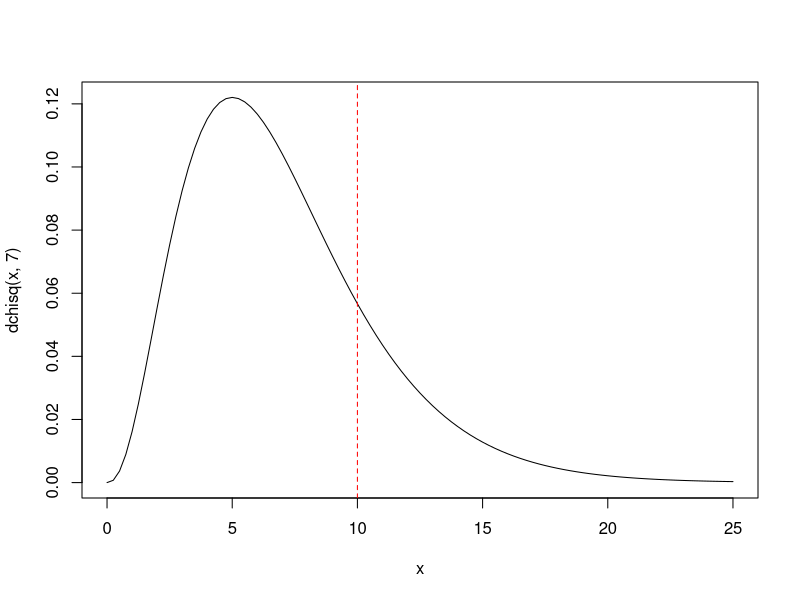
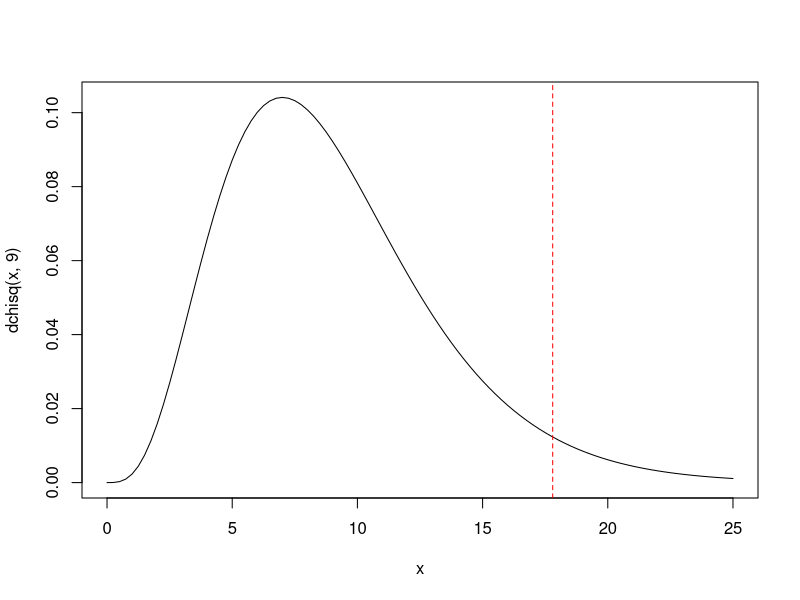
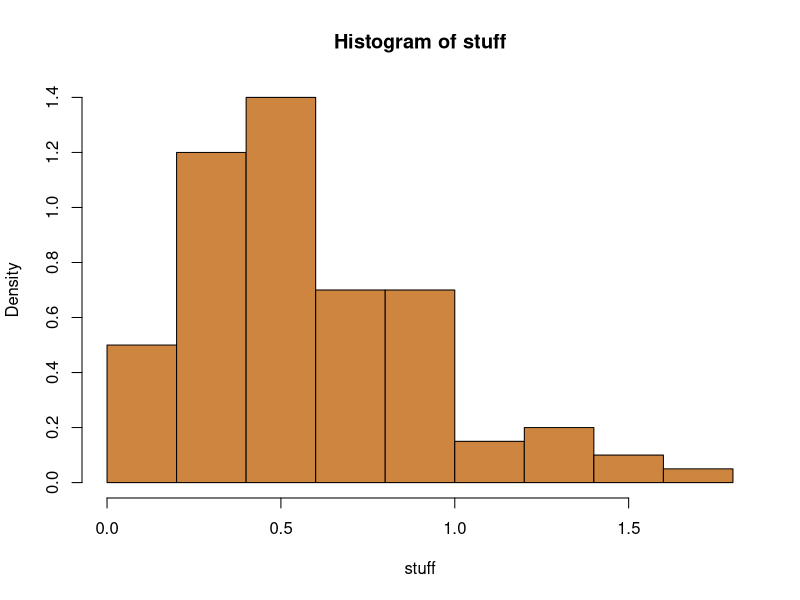
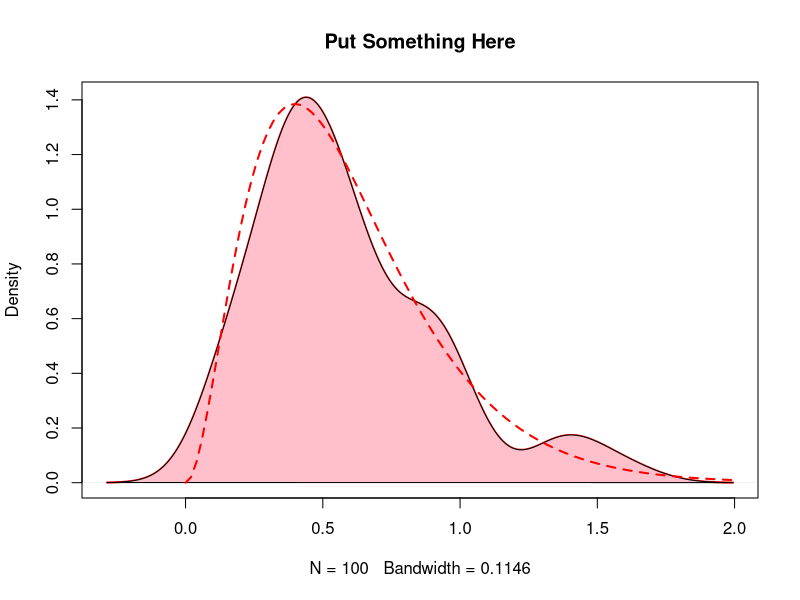
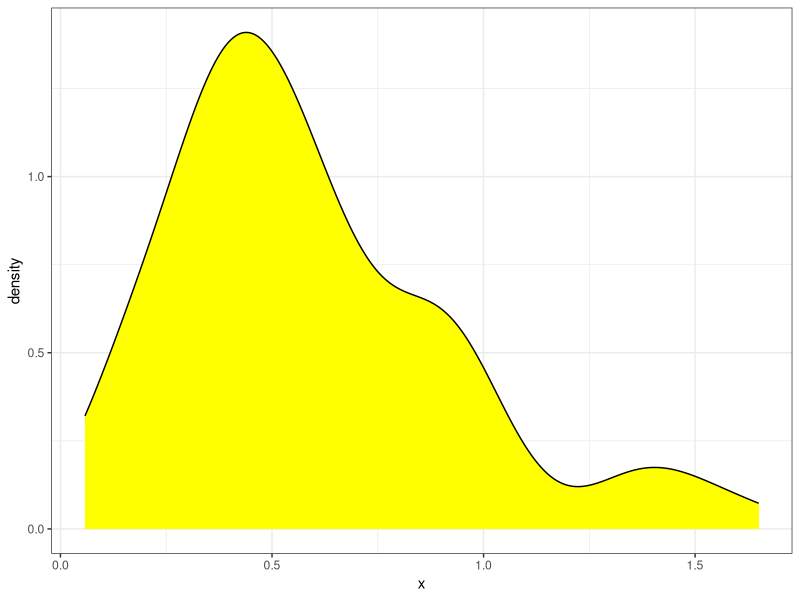
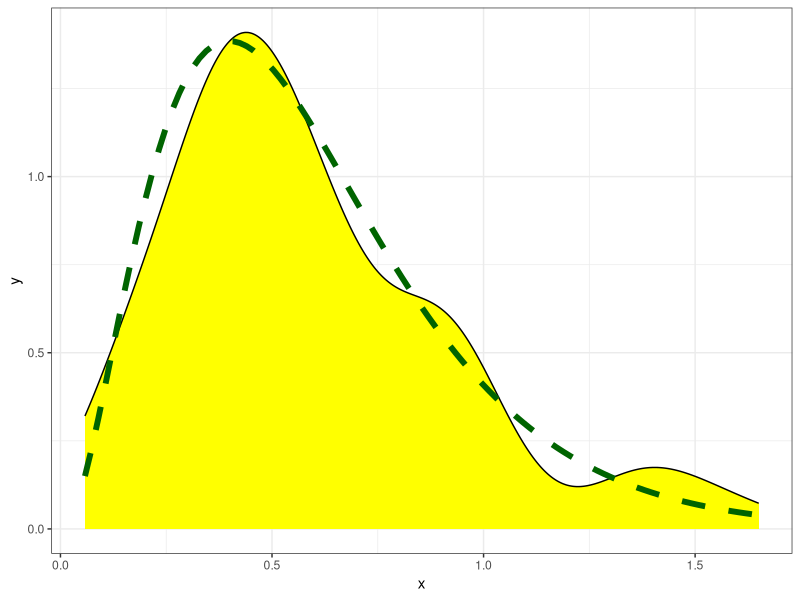

Recreate these plots in R, in order.
set.seed(13)
stuff <- rgamma(100, 3, 6)
xbar <- mean(stuff)
VAR <- var(stuff)
c(xbar, VAR)
lambda <- xbar/VAR
alpha <- lambda*xbar
c(alpha, lambda)
qs <- qgamma(seq(0, 1, by = 0.1), alpha, lambda)
OB <- cut(stuff, breaks = qs, include.lowest = TRUE)
T1 <- xtabs(~OB)
OBS <- as.vector(T1)
OBS
EXP <- rep(10, 10)
X2obs <- sum((OBS - EXP)^2/EXP)
X2obs
pvalue <- pchisq(X2obs, 10 - 1 - 2, lower = FALSE)
pvalue
curve(dchisq(x, 7), 0, 25)
abline(v = X2obs, col = "red", lty = "dashed")
#########
qs <- qgamma(seq(0, 1, by = 0.1), 3, 6)
OB <- cut(stuff, breaks = qs, include.lowest = TRUE)
T1 <- xtabs(~OB)
OBS <- as.vector(T1)
OBS
EXP <- rep(10, 10)
X2obs <- sum((OBS - EXP)^2/EXP)
X2obs
pvalue <- pchisq(X2obs, 10 - 1, lower = FALSE)
pvalue
curve(dchisq(x, 9), 0, 25)
abline(v = X2obs, col = "red", lty = "dashed")

####################################################
hist(stuff, freq= FALSE, col = "peru")
d.stuff <- density(stuff)
plot(d.stuff, col = "red", lwd = 2, main = "Put Something Here")
polygon(d.stuff, col = "pink")
curve(dgamma(x, alpha, lambda), 0, 2, add = TRUE, col = "red", lty = "dashed", lwd = 2)
#####################################################
library(ggplot2)
p <- ggplot(data = data.frame(x = stuff), aes(x = x)) + geom_density(fill = "yellow") + theme_bw()
p
p + stat_function(fun = dgamma, args = list(alpha, lambda), color ="darkgreen", lwd = 2, lty = "dashed")

